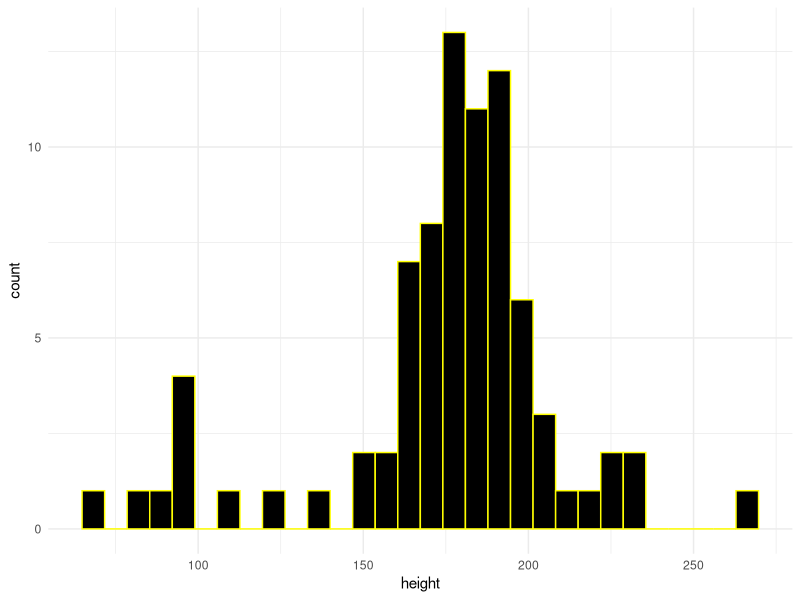
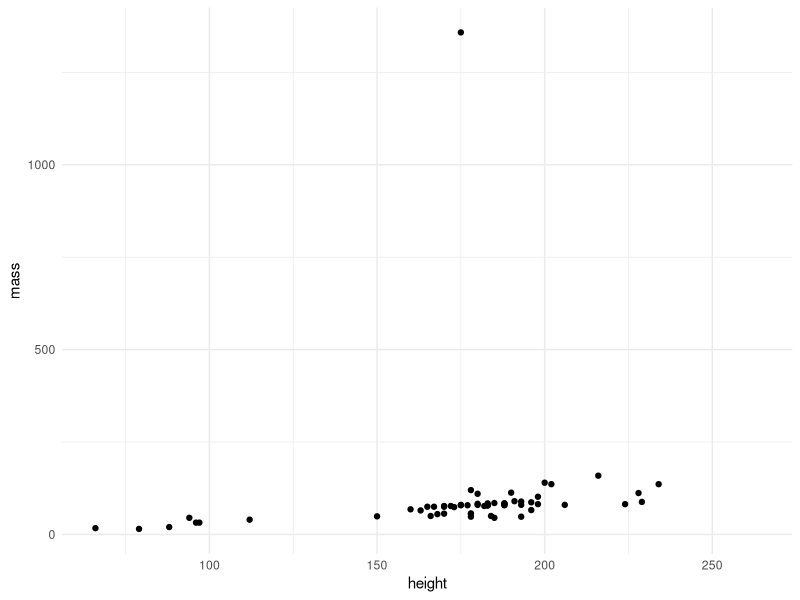

Here is the R script that generated these plots, in order:
## ---- chunk 1
library(tidyverse)
## ---- chunk 2

dim(starwars)

head(starwars)
## ---- chunk 3
ggplot(data = starwars, aes(x = height)) + geom_histogram(fill = "black", color = "yellow") + theme_minimal()
## ---- chunk 4
ggplot(data = starwars, aes(x = height, y = mass)) + geom_point(color = "black") + theme_minimal()
